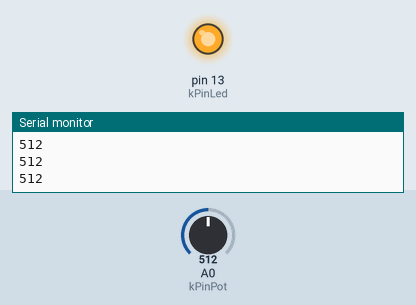
The sketch below on a simulated Arduino Uno, built with avr-gcc and run on an emulated ATmega328P. Parts: output pins drawn as LEDs (lit = HIGH), the last lines printed to the serial monitor. Inputs (shaded band) come from the test bench; at power-on: A0 (kPinPot) = 512.

Above: at 1.2 s.
1.3 s: A0 (kPinPot) set to 136
2.8 s: A0 (kPinPot) set to 114
At 3.2 s:
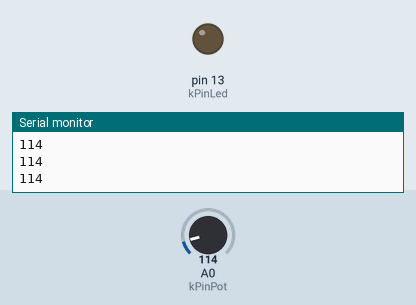
4.3 s: A0 (kPinPot) set to 306
At 5.5 s:
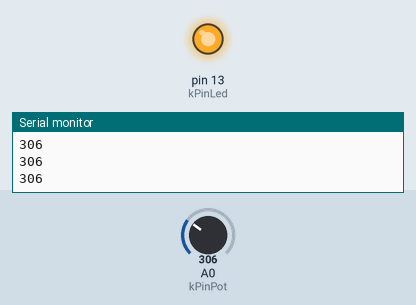
5.8 s: A0 (kPinPot) set to 122
At 6.7 s:
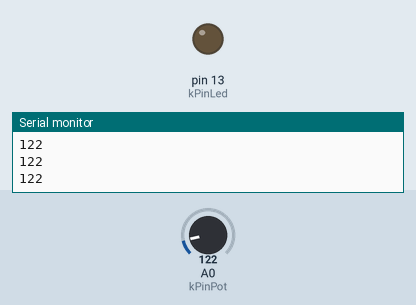
Timing chart, 0 to 8.3 s (numbered marks = the images above; inputs shaded):
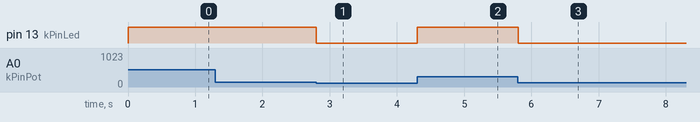

Measured:
- the behaviour switches between 128 and 127 on A0 (kPinPot) (found by bisection; images 0 and 1)
- after the input at 2.8 s, pin 13 (kPinLed): HIGH → LOW at once
- after the input at 4.3 s, pin 13 (kPinLed): LOW → HIGH at once
- after the input at 5.8 s, pin 13 (kPinLed): HIGH → LOW at once

The sketch:

6.7.2.ino
```cpp
const int kPinPot = A0; //Potentiometer의 핀을 A0에 연결
const int kPinLed = 13; //LED는 13번 단자에 연결
void setup()
{
   Serial.begin(9600);
   pinMode(kPinPot, INPUT); //PinPot를 입력으로 설정
   pinMode(kPinLed, OUTPUT); //PinLed를 출력으로 설정
}
void loop()
{
    int ledBrightness;  //밝기 변수
    int sensorValue = 0; //센서값은 초기 0으로 설정
    ledBrightness = analogRead(kPinPot); /*kPinPot에서
              아날로그를  읽어 ledBrightness에 저장 */
    analogWrite(kPinLed, ledBrightness); /*ledBrigntess를                           kPinLed에   출력 */
    Serial.println(""); //한 행을 바꾸어 줌
    Serial.print(ledBrightness); //ledBrightness를 0~1023까지 PC                                모니터에 출력*/

}
```
